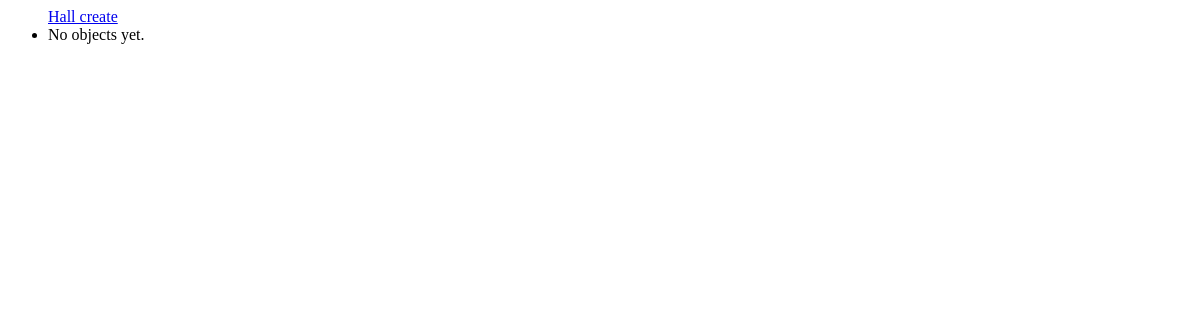
Page /main/hall/list/ on the earlier database version.
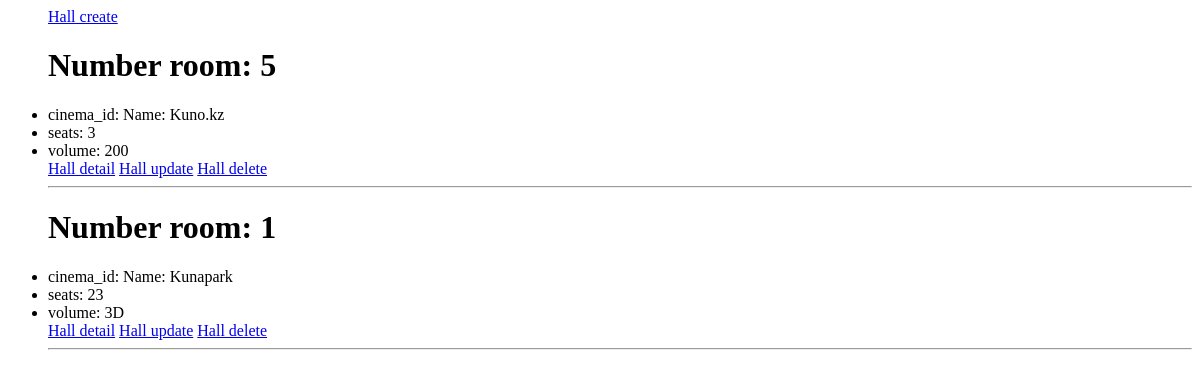
Same page on the later database version.
### logbook/models.py (models this page shows)
class Hall(models.Model):
    room = models.IntegerField()
    cinema_id = models.ForeignKey(Cinema, on_delete=models.CASCADE)
    seats = models.IntegerField()
    volume = models.CharField(max_length=3)

class Cinema(models.Model):
    name = models.CharField(max_length=30)
    descriptions = models.TextField(max_length=800)
    city = models.CharField(max_length=50)
    address = models.CharField(max_length=60)
    def __str__(self):
        return f"Name: {self.name}"

### logbook/views.py (the view)
# urls.py: path('hall/list/', HallList.as_view()),
class HallList(ListView):
    model = Hall
    template_name = 'hill/hill_list.html'

### templates/hill/hill_list.html
<ul>
        <a href="{% url 'Menu' %}hill/create/">Hall create</a>
    {% for object in object_list %}
    <h1>Number room: {{object.room}}</h1>
    <li>cinema_id: {{object.cinema_id}}</li>
    <li>seats: {{object.seats}}</li>
    <li>volume: {{object.volume}}</li>
    <a href="{% url 'Menu' %}hall/{{object.id}}/">Hall detail</a>
    <a href="{% url 'Menu' %}hall/{{object.id}}/update/">Hall update</a>
    <a href="{% url 'Menu' %}hall/{{object.id}}/delete/">Hall delete</a>
    <hr/>
    {% empty %}
    <li>No objects yet.</li>
    {% endfor %}
</ul>

Differences in the rows shown:
added Hall: room "5", cinema_id "Name: Kuno.kz", seats "3", volume "200"
added Hall: room "1", cinema_id "Name: Kunapark", seats "23", volume "3D"
Other differences:
text no longer shown: "No objects yet."
